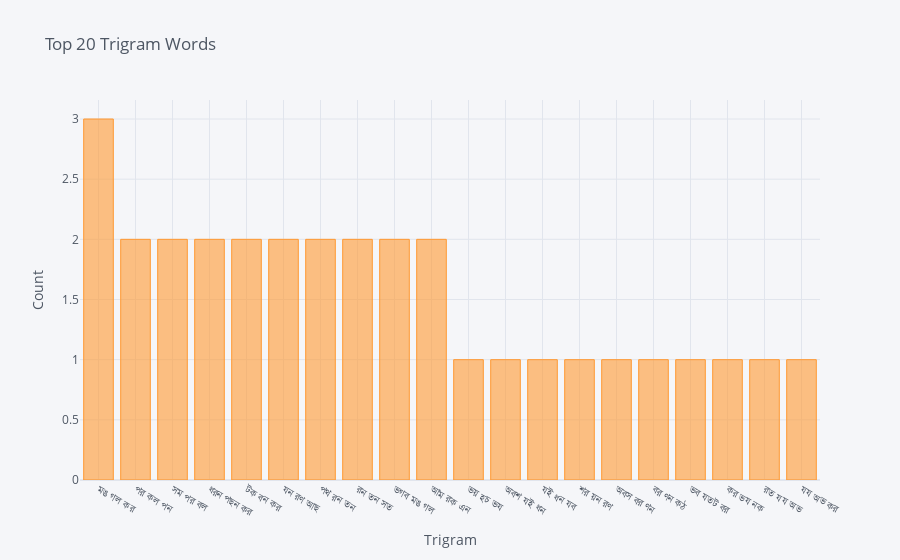

Notebook code cell kept with this figure:
### Code cell
df2 = pd.DataFrame(trigram_words, columns = ['Trigram', 'Frequency'])
df2 = df2.set_index('Trigram')
df2.iplot( kind = 'bar',xTitle = 'Trigram', yTitle = 'Count',title = 'Top 20 Trigram Words')

### Figure 1 — Plotly figure (JSON) as saved in the notebook; plotly's stock layout.template omitted (floating-point values rounded to 4 significant figures)
{"data": [{"marker": {"color": "rgba(255, 153, 51, 0.6)", "line": {"color": "rgba(255, 153, 51, 1.0)", "width": 1}}, "name": "Frequency", "orientation": "v", "text": "", "type": "bar", "x": ["মঙ গল কর", "পর কল পন", "সম পর বল", "ধরন পছন কর", "টক বন কর", "যন রণ আছ", "পথ রন তন", "রন তন সত", "ভগব মঙ গল", "আম রক এন", "ভয় হচ ভয", "অবশ যই ধন", "যই ধন যব", "শর য়ন রণ", "অবস বর ণন", "বর ণন কঠ", "ভব যতট বর", "কর ভয নক", "রত যয অভ", "যয অভ কর"], "y": [3, 2, 2, 2, 2, 2, 2, 2, 2, 2, 1, 1, 1, 1, 1, 1, 1, 1, 1, 1]}], "layout": {"legend": {"bgcolor": "#F5F6F9", "font": {"color": "#4D5663"}}, "paper_bgcolor": "#F5F6F9", "plot_bgcolor": "#F5F6F9", "title": {"font": {"color": "#4D5663"}, "text": "Top 20 Trigram Words"}, "xaxis": {"gridcolor": "#E1E5ED", "showgrid": true, "tickfont": {"color": "#4D5663"}, "title": {"font": {"color": "#4D5663"}, "text": "Trigram"}, "zerolinecolor": "#E1E5ED"}, "yaxis": {"gridcolor": "#E1E5ED", "showgrid": true, "tickfont": {"color": "#4D5663"}, "title": {"font": {"color": "#4D5663"}, "text": "Count"}, "zerolinecolor": "#E1E5ED"}}}
